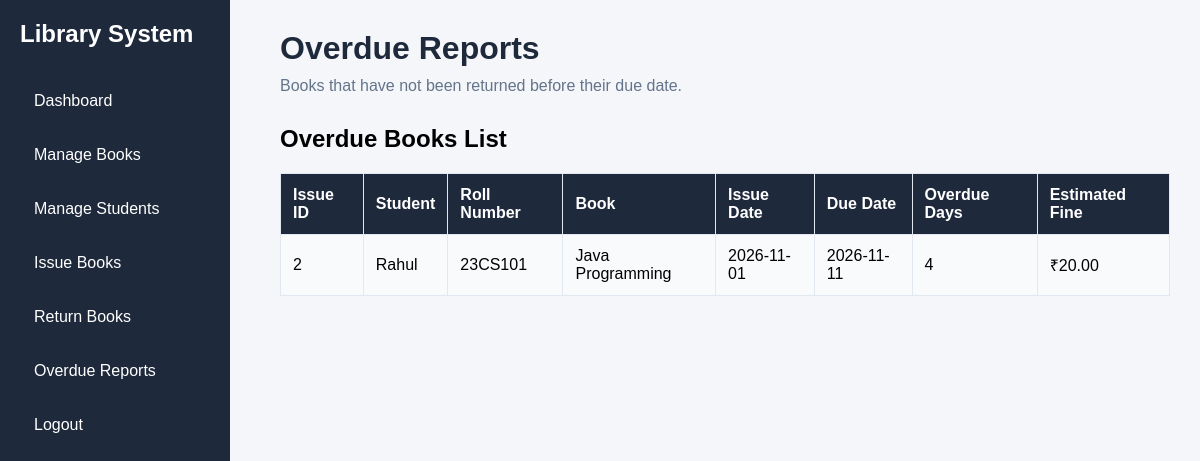
The page /overdue.php (signed in) on the database its author committed.
### tables this page shows
CREATE TABLE `issues` (
  `issue_id` int(11) NOT NULL,
  `student_id` int(11) NOT NULL,
  `book_id` int(11) NOT NULL,
  `issue_date` date NOT NULL,
  `due_date` date NOT NULL,
  `status` enum('Issued','Returned') DEFAULT 'Issued'
);

CREATE TABLE `students` (
  `student_id` int(11) NOT NULL,
  `name` varchar(100) NOT NULL,
  `roll_no` varchar(30) NOT NULL,
  `department` varchar(50) DEFAULT NULL,
  `phone` varchar(15) DEFAULT NULL
);

CREATE TABLE `books` (
  `book_id` int(11) NOT NULL,
  `title` varchar(150) NOT NULL,
  `author` varchar(100) NOT NULL,
  `category` varchar(100) DEFAULT NULL,
  `quantity` int(11) NOT NULL,
  `available_quantity` int(11) NOT NULL
);

### overdue.php (the view, shortened to what this page needs)
<?php
include 'db.php';
$sql = "SELECT
            issues.issue_id,
            students.name,
            students.roll_no,
            books.title,
            issues.issue_date,
            issues.due_date,
            DATEDIFF(CURDATE(), issues.due_date) AS overdue_days,
            DATEDIFF(CURDATE(), issues.due_date) * 5 AS estimated_fine
        FROM issues
        JOIN students ON issues.student_id = students.student_id
        JOIN books ON issues.book_id = books.book_id
        WHERE issues.status = 'Issued'
        AND issues.due_date < CURDATE()
        ORDER BY issues.due_date ASC";
$result = mysqli_query($conn, $sql);
?>
<!DOCTYPE html>
<html>
<head>
    <link rel="stylesheet" href="css/style.css">
</head>
<body>
<div class="sidebar">
    <h2>Library System</h2>
    <a href="dashboard.php">Dashboard</a>
    <a href="books.php">Manage Books</a>
    <a href="students.php">Manage Students</a>
    <a href="issue_book.php">Issue Books</a>
    <a href="return_book.php">Return Books</a>
    <a href="overdue.php">Overdue Reports</a>
    <a href="logout.php">Logout</a>
</div>
<div class="main">
    <h1>Overdue Reports</h1>
    <p>Books that have not been returned before their due date.</p>
    <h2>Overdue Books List</h2>
    <table class="book-table">
        <tr>
            <th>Issue ID</th>
            <th>Student</th>
            <th>Roll Number</th>
            <th>Book</th>
            <th>Issue Date</th>
            <th>Due Date</th>
            <th>Overdue Days</th>
            <th>Estimated Fine</th>
        </tr>
        <?php if (mysqli_num_rows($result) > 0) { ?>
            <?php while ($row = mysqli_fetch_assoc($result)) { ?>
            <tr>
                <td><?php echo $row['issue_id']; ?></td>
                <td><?php echo htmlspecialchars($row['name']); ?></td>
                <td><?php echo htmlspecialchars($row['roll_no']); ?></td>
                <td><?php echo htmlspecialchars($row['title']); ?></td>
                <td><?php echo $row['issue_date']; ?></td>
                <td><?php echo $row['due_date']; ?></td>
                <td><?php echo $row['overdue_days']; ?></td>
                <td>₹<?php echo number_format($row['estimated_fine'], 2); ?></td>
            </tr>
            <?php } ?>
        <?php } else { ?>
            <tr>
                <td colspan="8">No overdue books found.</td>
            </tr>
        <?php } ?>
    </table>
</div>
</body>
</html>

### css/style.css (style rules this page uses)
* { margin: 0; padding: 0; box-sizing: border-box; }
body { font-family: Arial, sans-serif; background-color: #f4f6f9; }
.sidebar { width: 230px; height: 100vh; background-color: #1e293b; position: fixed; padding: 20px; }
.sidebar h2 { color: white; margin-bottom: 30px; }
.sidebar a { display: block; color: white; text-decoration: none; padding: 14px; margin-bottom: 8px; border-radius: 5px; }
.main { margin-left: 250px; padding: 30px; }
.main h1 { color: #1e293b; margin-bottom: 10px; }
.main p { color: #64748b; margin-bottom: 30px; }
.book-table { width: 100%; border-collapse: collapse; background: white; margin-top: 20px; }
.book-table th, .book-table td { padding: 12px; border: 1px solid #e2e8f0; text-align: left; }
.book-table th { background: #1e293b; color: white; }
.book-table tr:nth-child(even) { background: #f8fafc; }

### rows shown on the page
issues: issue_id "2", student.name "Rahul", student.roll_no "23CS101", book.title "Java Programming", issue_date "2026-11-01", due_date "2026-11-11", overdue_days "4", estimated_fine "20.00"
